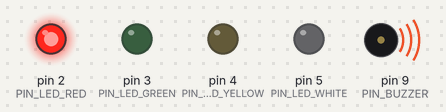
Recording of a sketch running on a simulated Arduino Uno, built with avr-gcc and run on an emulated ATmega328P. Parts: output pins drawn as LEDs (lit = HIGH), buzzer (waves = sounding). What the sketch prints to the serial monitor is not drawn.

Above: at 0.2 s.
At 4.9 s:
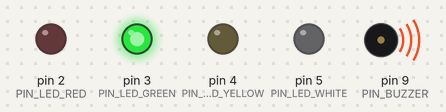
At 7.6 s:
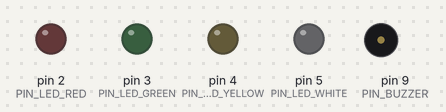
Timing chart, 0 to 9.7 s (numbered marks = the images above):
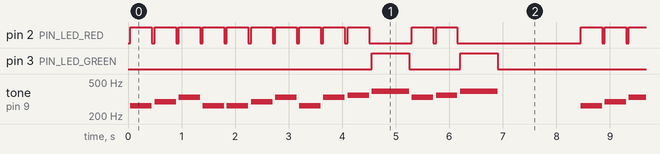

Measured:
- by itself, pin 3 (PIN_LED_GREEN): repeats every 8.4 s: LOW 0.95 s, HIGH 0.70 s, LOW 6.1 s, HIGH 0.70 s
- by itself, pin 2 (PIN_LED_RED): repeats every 8.4 s: HIGH 0.40 s, LOW 0.80 s, HIGH 0.40 s, LOW 0.05 s, HIGH 0.40 s, LOW 2.3 s, 9 × (HIGH 0.40 s, LOW 0.05 s)
- by itself, tone on pin 9 (PIN_BUZZER): plays 262 Hz for 0.40 s, 294 Hz for 0.40 s, 330 Hz for 0.40 s, 262 Hz for 0.40 s, 262 Hz for 0.40 s, 294 Hz for 0.40 s … (219 notes in this stretch)

The sketch:

level1-mvp.ino
```cpp
// =============================================================
//  Musical LED Visualizer — Level 1: MVP
//
//  Author  : Regis Tsafack
//  Target  : Arduino Uno / Nano (ATmega328P)
//  Created : 2026
//
//  Description:
//    Minimal working version of the Musical LED Visualizer.
//    Plays a short melody through a passive piezo buzzer and
//    lights up the corresponding LED based on the note's
//    frequency range.
//
//  Embedded concepts covered:
//    - GPIO output configuration
//    - PWM signal generation via tone()
//    - Blocking timing with delay()
//    - Frequency-to-color mapping logic
//    - C struct usage on a microcontroller
// =============================================================


// ─── PIN DEFINITIONS ─────────────────────────────────────────
//
//  Best practice: never hardcode pin numbers inside functions.
//  Declare them as constants here so any hardware change only
//  requires editing this one place.
//
//  "const int" in Arduino/AVR is stored in Flash (program memory),
//  not in RAM — important on the ATmega328P which has only 2 KB
//  of SRAM.

const int PIN_BUZZER      = 9;  // Must be a PWM-capable pin (~9 on Uno)
                                 // tone() internally uses Timer2 on AVR

const int PIN_LED_RED     = 2;  // Lights up for low frequencies  (< 350 Hz)
const int PIN_LED_GREEN   = 3;  // Lights up for mid frequencies  (350–550 Hz)
const int PIN_LED_YELLOW  = 4;  // Lights up for high frequencies (550–700 Hz)
const int PIN_LED_WHITE   = 5;  // Lights up for very high freqs  (> 700 Hz)


// ─── NOTE STRUCTURE ──────────────────────────────────────────
//
//  A musical note is fully described by two values: its frequency
//  (which determines the pitch) and its duration (which determines
//  the rhythm). Grouping them in a struct makes the code readable
//  and the data easy to store in an array.
//
//  Embedded note: on AVR, "int" is 16 bits (–32768 to 32767).
//  Frequencies here are well within that range (< 5000 Hz).

struct Note {
  int frequency;  // in Hz  — e.g. 440 for A4 (concert pitch)
  int duration;   // in ms  — e.g. 400 for a quarter note at ~75 BPM
};


// ─── FREQUENCY REFERENCE ─────────────────────────────────────
//
//  Standard equal-temperament frequencies (A4 = 440 Hz tuning):
//
//  Note | Name | Freq (Hz)
//  -----+------+----------
//  C4   | Do   |  262
//  D4   | Re   |  294
//  E4   | Mi   |  330
//  F4   | Fa   |  349
//  G4   | Sol  |  392
//  A4   | La   |  440  ← international reference
//  B4   | Si   |  494
//  C5   | Do   |  523
//  E5   | Mi   |  659
//  G5   | Sol  |  784
//
//  These values come from: f(n) = 440 × 2^((n–49)/12)
//  where n is the MIDI note number.


// ─── MELODY ──────────────────────────────────────────────────
//
//  "Frere Jacques" — first two phrases.
//  Declared globally so it lives in Flash (static storage),
//  not on the stack.
//
//  The pattern:
//    sizeof(array) / sizeof(array[0])
//  is the standard C/C++ idiom for counting elements in a
//  statically-declared array. You will see it everywhere in
//  embedded codebases.

const Note melody[] = {
  // Phrase 1: C D E C  |  C D E C
  {262, 400},  // C4 — Do
  {294, 400},  // D4 — Re
  {330, 400},  // E4 — Mi
  {262, 400},  // C4 — Do
  {262, 400},  // C4 — Do
  {294, 400},  // D4 — Re
  {330, 400},  // E4 — Mi
  {262, 400},  // C4 — Do

  // Phrase 2: E F G(long)  |  E F G(long)
  {330, 400},  // E4 — Mi
  {349, 400},  // F4 — Fa
  {392, 700},  // G4 — Sol (held note)
  {330, 400},  // E4 — Mi
  {349, 400},  // F4 — Fa
  {392, 700},  // G4 — Sol (held note)
};

const int MELODY_LENGTH = sizeof(melody) / sizeof(melody[0]);


// ─── HELPER FUNCTIONS ────────────────────────────────────────

/**
 * Turn off all LEDs.
 * Always bring outputs to a known "safe" state before
 * switching to a new one — a fundamental embedded discipline.
 */
void turnOffAllLeds() {
  digitalWrite(PIN_LED_RED,    LOW);
  digitalWrite(PIN_LED_GREEN,  LOW);
  digitalWrite(PIN_LED_YELLOW, LOW);
  digitalWrite(PIN_LED_WHITE,  LOW);
}

/**
 * Light up the LED that corresponds to the given frequency range.
 *
 * This is the "frequency → color" mapping — the core business
 * logic of the project. The thresholds below match the musical
 * register boundaries (bass / mid / treble / very high).
 *
 * @param freq  Frequency of the current note, in Hz.
 */
void lightLedForFrequency(int freq) {
  turnOffAllLeds();

  if (freq < 350) {
    digitalWrite(PIN_LED_RED,    HIGH);  // bass register
  } else if (freq < 550) {
    digitalWrite(PIN_LED_GREEN,  HIGH);  // mid register
  } else if (freq <= 700) {
    digitalWrite(PIN_LED_YELLOW, HIGH);  // treble register
  } else {
    digitalWrite(PIN_LED_WHITE,  HIGH);  // very high register
  }
}

/**
 * Play one note and light the corresponding LED simultaneously.
 *
 * HOW tone() WORKS (embedded detail):
 *   tone(pin, freq) programs Timer2 on the ATmega328P to toggle
 *   pin 9 at the given frequency, producing a 50% duty-cycle
 *   square wave. That square wave drives the piezo membrane.
 *   A passive buzzer needs this external oscillator signal —
 *   unlike an active buzzer which has its own oscillator inside.
 *
 * WHY delay() IS BLOCKING:
 *   delay(ms) halts the CPU for exactly ms milliseconds using
 *   a busy-wait loop based on the system tick counter. Nothing
 *   else can run during this time. This is acceptable at Level 1
 *   but will be replaced by millis() at Level 3 (non-blocking
 *   architecture).
 *
 * @param note  A Note struct containing frequency and duration.
 */
void playNote(Note note) {
  lightLedForFrequency(note.frequency);  // GPIO: LED on
  tone(PIN_BUZZER, note.frequency);      // PWM:  buzzer on

  delay(note.duration);                  // blocking wait

  noTone(PIN_BUZZER);                    // PWM:  buzzer off
  turnOffAllLeds();                      // GPIO: LED off

  // Brief silence between notes (musical articulation).
  // Without this gap, consecutive notes of the same pitch
  // sound like a single long note — the rhythm disappears.
  delay(50);
}


// ─── SETUP ───────────────────────────────────────────────────
//
//  setup() runs once on power-on or reset. It is the equivalent
//  of a driver initialisation routine in professional firmware.
//
//  Embedded note — pinMode(pin, OUTPUT):
//    By default every Arduino pin is INPUT (high impedance).
//    We must explicitly configure them as OUTPUT before we can
//    drive them HIGH or LOW.
//    Bare-metal AVR equivalent: DDRB |= (1 << PB1);  (for pin 9)

void setup() {
  // Configure all output pins
  pinMode(PIN_BUZZER,     OUTPUT);
  pinMode(PIN_LED_RED,    OUTPUT);
  pinMode(PIN_LED_GREEN,  OUTPUT);
  pinMode(PIN_LED_YELLOW, OUTPUT);
  pinMode(PIN_LED_WHITE,  OUTPUT);

  // Safe initial state — everything off
  turnOffAllLeds();
  noTone(PIN_BUZZER);

  // Serial monitor — useful for debugging timing and pin states
  Serial.begin(9600);
  Serial.println("=== Musical LED Visualizer — Level 1 ===");
  Serial.print("Melody length: ");
  Serial.print(MELODY_LENGTH);
  Serial.println(" notes");
}


// ─── LOOP ────────────────────────────────────────────────────
//
//  loop() is the firmware super-loop — called indefinitely after
//  setup(). Bare-metal equivalent: while (1) { ... } in main().

void loop() {
  Serial.println("▶ Playing melody...");

  for (int i = 0; i < MELODY_LENGTH; i++) {
    Serial.print("  [");
    Serial.print(i + 1);
    Serial.print("/");
    Serial.print(MELODY_LENGTH);
    Serial.print("] ");
    Serial.print(melody[i].frequency);
    Serial.println(" Hz");

    playNote(melody[i]);
  }

  Serial.println("■ Done. Waiting 1.5 s before repeat.\n");
  delay(1500);  // pause before the melody loops again
}
```
